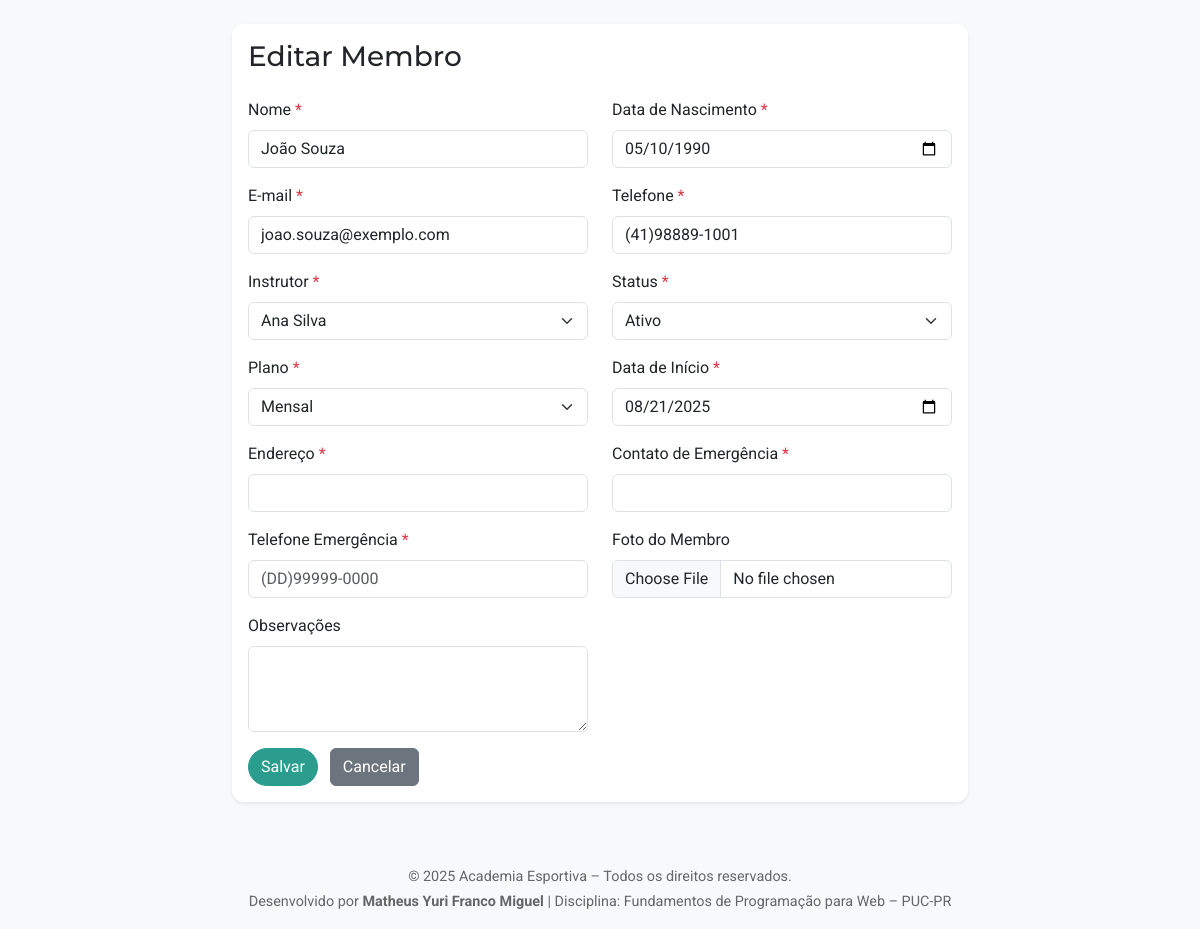
The page /pages/membros/form.php?id=1 (signed in) on the database its author committed.
### tables this page shows
CREATE TABLE membros (
  id INT AUTO_INCREMENT PRIMARY KEY,
  nome VARCHAR(100) NOT NULL,
  data_nascimento DATE,
  email VARCHAR(150),
  telefone VARCHAR(20),
  instrutor_id INT,
  criado_em DATETIME DEFAULT CURRENT_TIMESTAMP,
  FOREIGN KEY (instrutor_id) REFERENCES instrutores(id)
);

CREATE TABLE instrutores (
  id INT AUTO_INCREMENT PRIMARY KEY,
  nome VARCHAR(100) NOT NULL,
  especialidade VARCHAR(100),
  email VARCHAR(150),
  criado_em DATETIME DEFAULT CURRENT_TIMESTAMP
);

### pages/membros/form.php (the view, shortened to what this page needs)
<?php
    require_once __DIR__ . '/../../bd/conectaBD.php';
    $id = filter_input(INPUT_GET, 'id', FILTER_VALIDATE_INT);
    $membro    = [];
    if ($id) {
        $stmt = $pdo->prepare('SELECT * FROM membros WHERE id = ?');
        $stmt->execute([$id]);
        $membro    = $stmt->fetch();
    }
    $listaInstrutores = $pdo
      ->query('SELECT id, nome FROM instrutores ORDER BY nome')
      ->fetchAll();
    $listaStatus = ['Ativo','Inativo'];
    $listaPlanos = ['Mensal','Trimestral','Anual'];
    $title     = $id ? 'Editar Membro' : 'Novo Membro';
    require __DIR__ . '/../../inc/header.php';
?>
<div class="container mt-4">
  <div class="row justify-content-center">
    <div class="col-12 col-md-10 col-lg-8">
      <div class="card shadow-sm">
        <div class="card-body">
          <h3 class="card-title mb-4"><?= $title ?></h3>
          <form action="index.php<?= $id ? "?id={$id}" : '' ?>"method="post" enctype="multipart/form-data" class="needs-validation" novalidate>
            <div class="row">
              <div class="col-12 col-md-6 mb-3">
                <label for="nome" class="form-label">Nome <span class="text-danger">*</span></label>
                <input
                  type="text"
                  id="nome"
                  name="nome"
                  class="form-control"
                  value="<?= htmlspecialchars($membro['nome'] ?? '') ?>"
                  required
                >
              </div>
              <div class="col-12 col-md-6 mb-3">
                <label for="data_nascimento" class="form-label">Data de Nascimento <span class="text-danger">*</span></label>
                <?php $maxMembro = date('Y-m-d', strtotime('-15 years'));?>
                <input
                  type="date"
                  id="data_nascimento"
                  name="data_nascimento"
                  class="form-control"
                  value="<?= htmlspecialchars($membro['data_nascimento'] ?? '') ?>"
                  max="<?= $maxMembro ?>"
                  required
                >
              </div>
            </div>
            <div class="row">
              <div class="col-12 col-md-6 mb-3">
                <label for="email" class="form-label">E-mail <span class="text-danger">*</span></label>
                <input
                  type="email"
                  id="email"
                  name="email"
                  class="form-control"
                  value="<?= htmlspecialchars($membro['email'] ?? '') ?>"
                  required
                >
              </div>
              <div class="col-12 col-md-6 mb-3">
                <label for="telefone" class="form-label">Telefone <span class="text-danger">*</span></label>
                <input
                  type="tel"
                  id="telefone"
                  name="telefone"
                  class="form-control"
                  pattern="\(\d{2}\)\d{5}-\d{4}"
                  placeholder="(DD)99999-0000"
                  value="<?= htmlspecialchars($membro['telefone'] ?? '') ?>"
                  required
                >
              </div>
            </div>
            <div class="row">
              <div class="col-12 col-md-6 mb-3">
                <label for="instrutor_id" class="form-label">Instrutor <span class="text-danger">*</span></label>
                <select
                  id="instrutor_id"
                  name="instrutor_id"
                  class="form-select"
                  required
                >
                  <?php foreach($listaInstrutores as $i): ?>
                  <option
                    value="<?= $i['id'] ?>"
                    <?= (isset($membro['instrutor_id']) && $membro['instrutor_id']==$i['id']) ? 'selected' : '' ?>
                  >
                    <?= htmlspecialchars($i['nome']) ?>
                  </option>
                  <?php endforeach; ?>
                </select>
              </div>
              <div class="col-12 col-md-6 mb-3">
                <label for="status" class="form-label">Status <span class="text-danger">*</span></label>
                <select
                  id="status"
                  name="status"
                  class="form-select"
                  required
                >
                  <?php foreach($listaStatus as $s): ?>
                  <option
                    value="<?= $s ?>"
                    <?= (isset($membro['status']) && $membro['status']===$s) ? 'selected' : '' ?>
                  >
                    <?= $s ?>
                  </option>
                  <?php endforeach; ?>
                </select>
              </div>
            </div>
            <div class="row">
              <div class="col-12 col-md-6 mb-3">
                <label for="plano" class="form-label">Plano <span class="text-danger">*</span></label>
                <select
                  id="plano"
                  name="plano"
                  class="form-select"
                  required
                >
                  <?php foreach($listaPlanos as $p): ?>
                  <option
                    value="<?= $p ?>"
                    <?= (isset($membro['plano']) && $membro['plano']===$p) ? 'selected' : '' ?>
                  >
                    <?= $p ?>
                  </option>
                  <?php endforeach; ?>
                </select>
              </div>
              <div class="col-12 col-md-6 mb-3">
                <label for="data_inicio" class="form-label">Data de Início <span class="text-danger">*</span></label>
                <input
                  type="date"
                  id="data_inicio"
                  name="data_inicio"
                  class="form-control"
                  value="<?= htmlspecialchars($membro['data_inicio'] ?? '') ?>"
                  required
                >
              </div>
            </div>
            <div class="row">
              <div class="col-12 col-md-6 mb-3">
                <label for="endereco" class="form-label">Endereço <span class="text-danger">*</span></label>
                <input
                  type="text"
                  id="endereco"
                  name="endereco"
                  class="form-control"
                  value="<?= htmlspecialchars($membro['endereco'] ?? '') ?>"
                  required
                >
              </div>
              <div class="col-12 col-md-6 mb-3">
                <label for="emergencia_nome" class="form-label">Contato de Emergência <span class="text-danger">*</span></label>
                <input
                  type="text"
                  id="emergencia_nome"
                  name="emergencia_nome"
                  class="form-control"
                  value="<?= htmlspecialchars($membro['emergencia_nome'] ?? '') ?>"
                  required
                >
              </div>
            </div>
            <div class="row">
              <div class="col-12 col-md-6 mb-3">
                <label for="emergencia_telefone" class="form-label">Telefone Emergência <span class="text-danger">*</span></label>
                <input
                  type="tel"
                  id="emergencia_telefone"
                  name="emergencia_telefone"
                  class="form-control"
                  pattern="\(\d{2}\)\d{5}-\d{4}"
                  placeholder="(DD)99999-0000"
                  value="<?= htmlspecialchars($membro['emergencia_telefone'] ?? '') ?>"
                  required
                >
              </div>
              <div class="col-12 col-md-6 mb-3">
                <label for="foto" class="form-label">Foto do Membro <?= $id ? '' : '<span class="text-danger">*</span>' ?></label>
                <input
                  type="file"
                  id="foto"
                  name="foto"
                  class="form-control"
                  accept="image/*"
                  <?= $id ? '' : 'required' ?>
                >
              </div>
            </div>
            <div class="row">
              <div class="col-12 col-md-6 mb-3">
                <label for="observacoes" class="form-label">Observações</label>
                <textarea
                  id="observacoes"
                  name="observacoes"
                  class="form-control"
                  rows="3"
                ><?= htmlspecialchars($membro['observacoes'] ?? '') ?></textarea>
              </div>
            </div>
            <button type="submit" class="btn btn-primary">
              <?= $id ? 'Salvar' : 'Cadastrar' ?>
            </button>
            <a href="index.php" class="btn btn-secondary ms-2">Cancelar</a>
          </form>
        </div>
      </div>
    </div>
  </div>
</div>
<?php require __DIR__ . '/../../inc/footer.php'; ?>

### assets/css/custom.css (style rules this page uses)
:root { --cor-principal: #2a9d8f; --cor-secundaria: #264653; --cor-texto: #333333; --fonte-titulo: 'Montserrat', sans-serif; --fonte-body: 'Roboto', sans-serif; }
body { font-family: var(--fonte-body); color: var(--cor-texto); background-color: #f8f9fa; }
h1, h2, h3, h4, h5, h6 { font-family: var(--fonte-titulo); color: var(--cor-secundaria); margin-bottom: 1rem; }
.btn-primary { background-color: var(--cor-principal); border-color: var(--cor-principal); border-radius: 2rem; }
.card { border: none; border-radius: 0.75rem; box-shadow: 0 4px 8px rgba(0,0,0,0.05); }

### rows shown on the page
membros: nome "João Souza", data_nascimento "05/10/1990", email "joao.souza@exemplo.com", telefone "(41)98889-1001", instrutor_id "Ana Silva", status "Ativo", plano "Mensal", data_inicio "08/21/2025"

### other values the page prints
$title "Editar Membro"
